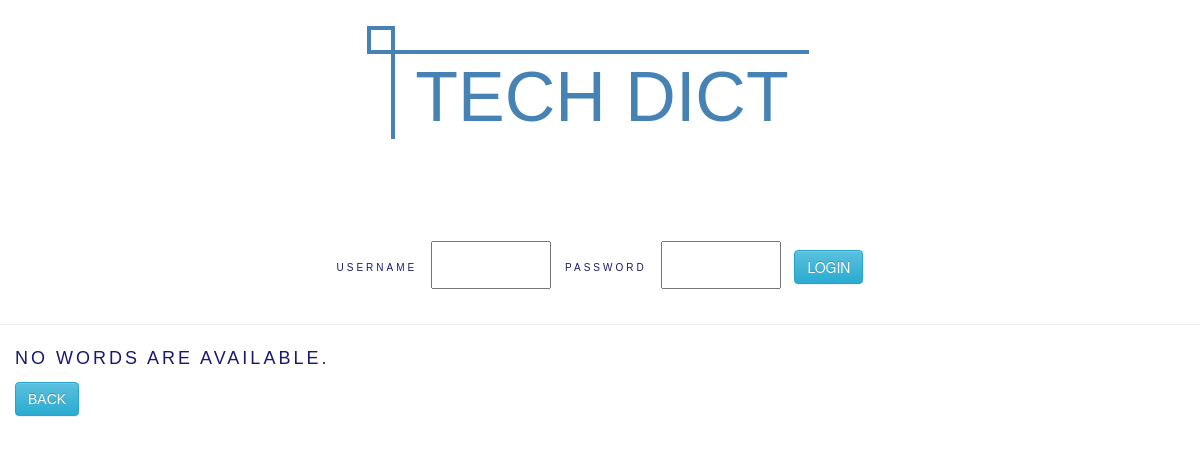
Page /word/8/ on the earlier database version.
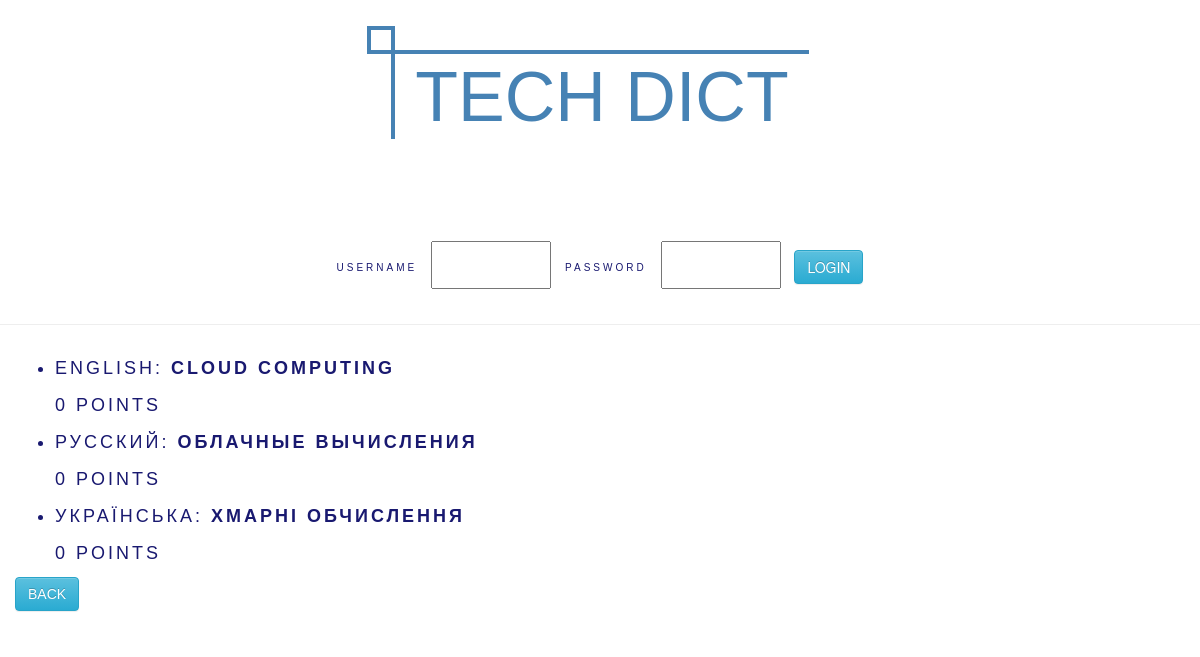
Same page on the later database version.
### dict/models.py (models this page shows, shortened)
class Translation(models.Model):
    language = models.ForeignKey(Language, on_delete=models.CASCADE)
    word = models.ForeignKey(Word, on_delete=models.CASCADE)
    translation = models.CharField(max_length=500)
    description = models.CharField(max_length=512, blank=True)
    pub_date = models.DateTimeField(auto_now_add=True, blank=True)
    likes = GenericRelation(Like)

class Language(models.Model):
    name = models.CharField(max_length=20)
    name_eng = models.CharField(max_length=20)

### dict/views.py (the view)
# urls.py: path('word/<int:word_id>/', views.view_word, name='view_word'),
def view_word(request, word_id):
    word_list = Translation.objects.filter(word_id=word_id)
    info_list = []
    for word in word_list:
        info_list.append((word, Language.objects.get(id=word.language_id)))
    template = loader.get_template('dict/word_details.html')
    context = {'info_list': info_list}
    return HttpResponse(template.render(context, request))

### dict/templates/dict/word_details.html (shortened to what this page needs)
{% extends 'dict/base.html' %}
{% block content %}
{% if info_list %}
    <ul>
    {% for word,lang in info_list %}
       <p> <li>{{lang.name}}:
       {% if request.user.is_authenticated  %}
           <form action="/word/{{ word.word.id }}/edit/{{ word.id }}">
           <input type="text" name="new_value" value="{{ word.translation }}">
           <input type="submit" class="btn btn-info"  value="APPLY">
           </form>
       {% else %}
           <b>{{ word.translation }}</b>
        {% endif %}
       </li></p>
        <span id="CountedClicks">{{ word.likes.count }} points</span><br>
    {% endfor %}
    </ul>
{% else %}
    <p>No words are available.</p>
{% endif %}
 <form action="/">
        <input type="submit" class="btn btn-info" value="BACK">
        </form>
{% endblock %}

### dict/templates/dict/base.html (shortened to what this page needs)
{% load static %}
<html>
    <head>
        <link rel="stylesheet" href="//maxcdn.bootstrapcdn.com/bootstrap/3.2.0/css/bootstrap.min.css">
        <link rel="stylesheet" href="//maxcdn.bootstrapcdn.com/bootstrap/3.2.0/css/bootstrap-theme.min.css">
        <link rel="stylesheet" href="{% static 'css/title_css.css' %}">
        <link rel="stylesheet" href="{% static 'css/text_css.css' %}">
        <link rel="stylesheet" href="{% static 'css/input_type_css.css' %}">
         <link rel="stylesheet" href="{% static 'css/username_css.css' %}">
    </head>
    <body>
    <div class="four"><h1>TECH DICT</h1></div>
       <div class="page-header">
       <center>
        {% if request.user.is_authenticated  %}
        <form action="/logout" method="post">
       <label class="user">Registered user</label>
        <input type="submit" class="btn btn-info" value="LOG OUT">
        <title>Login to our dict </title>
        </form>
        {% else %}
        <form action="/login" method="post">
        <label class="user"> Username</label>
        <input type="text" name="username" class = "input" value="">
        <label class="user">Password</label>
        <input type="password" name="password" class = "input" value="">
        <input type="submit" class="btn btn-info" value="LOGIN">
        </form>
        {% endif %}
        </center>
    </div>
    <div class="content container">
        <div class="row">
            <div class="par">
            {% block content %}
            {% endblock %}
            </div>
        </div>
    </div>
    </body>
</html>

### dict/static/css/title_css.css (style rules this page uses)
.four { padding: 50px 20px; text-align: center; }
.four h1 { font-family:proxima-nova, sans-serif !important; position: relative; color: #4682B4; font-size: 70px; font-weight: normal; padding: 8px 20px 7px 20px; border-top: 4px solid; border-left: 4px solid; display: inline-block; margin: 0; line-height: 1; }
.four h1:before { content: ""; position: absolute; width: 28px; height: 28px; top: -28px; left: -28px; border: 4px solid #4682B4; box-sizing: border-box; }

### dict/static/css/text_css.css (style rules this page uses)
.par { font-family:proxima-nova, sans-serif !important; font-style: normal; font-size: 18px; font-weight:400; letter-spacing: 3px; color: #191970; text-transform: uppercase; line-height: 1.5em; text-align: left; }

### dict/static/css/input_type_css.css (style rules this page uses)
input[type=text] { width: 10%; padding: 12px 20px; margin: 12px 10; box-sizing: border-box; }
input[type=password] { width: 10%; padding: 12px 20px; margin: 8px 10; box-sizing: border-box; }

### dict/static/css/username_css.css (style rules this page uses)
.user { font-family:proxima-nova, sans-serif !important; font-style: normal; font-size: 10px; font-weight:400; letter-spacing: 3px; color: #191970; text-transform: uppercase; line-height: 1.5em; text-align: center; }

Differences in the rows shown:
added Translation: name "ENGLISH", translation "CLOUD COMPUTING", likes.count "0"
added Translation: name "РУССКИЙ", translation "ОБЛАЧНЫЕ ВЫЧИСЛЕНИЯ", likes.count "0"
added Translation: name "УКРАЇНСЬКА", translation "ХМАРНІ ОБЧИСЛЕННЯ", likes.count "0"
Other differences:
text no longer shown: "NO WORDS ARE AVAILABLE."
